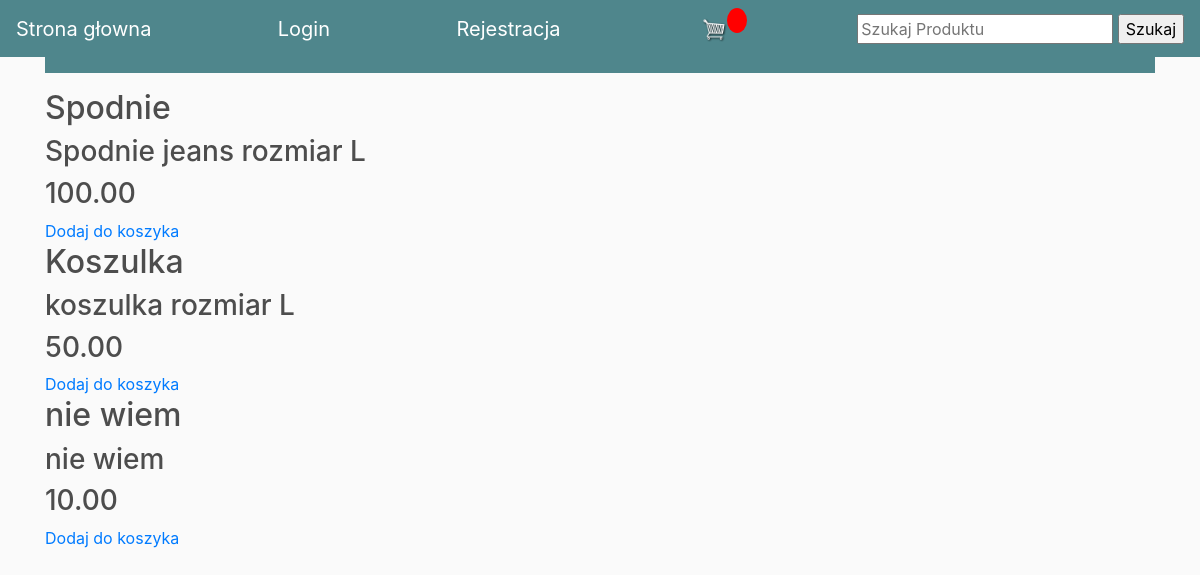
Page /shop/search/ on the committed database.
### shop/models.py (models this page shows)
class Product(models.Model):
    name = models.CharField(max_length=200)
    price = models.DecimalField(max_digits=5, decimal_places=2)
    description = models.TextField()
    category = models.ForeignKey(Category, on_delete=models.CASCADE)

### shop/views.py (the view)
# urls.py: path('search/', views.search, name='search'),
def search(request):
    query = request.GET.get('q')
    if query:
        results = Product.objects.filter(Q(name__icontains=query) | Q(description__icontains=query))
    else:
        results = Product.objects.all()
    return render(request, 'search_results.html', {'results': results})

### templates/search_results.html
{% extends 'base.html' %}
{% block content %}
{% for result in results %}
	<h2>{{ result.name }}</h2>
    <h3>{{ result.description }}</h3>
    <h3>{{ result.price }}</h3>
    <a href="{% url 'add_to_cart' result.id%}">Dodaj do koszyka</a>
{% endfor %}
{% endblock %}

### shop/static/css/main.css (style rules this page uses)
body { background-color: hsl(0, 0%, 98%); }
h1,h2,h3,h4,h5,h6 { color:hsl(0, 0%, 30%); }

### rows in the picture
Product: name "Spodnie", description "Spodnie jeans rozmiar L", price "100.00"
Product: name "Koszulka", description "koszulka rozmiar L", price "50.00"
Product: name "nie wiem", description "nie wiem", price "10.00"
